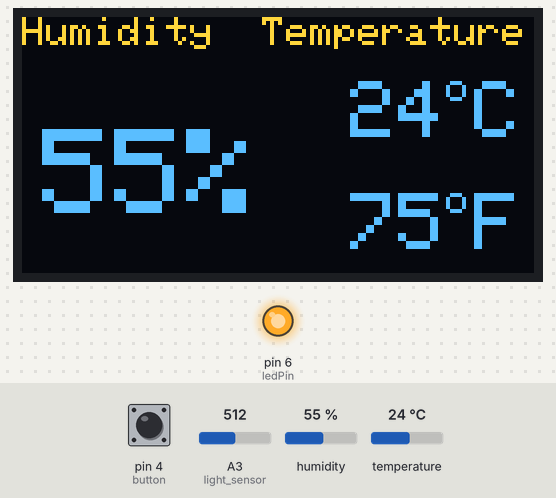
A sketch run on a simulated Arduino Uno, built with avr-gcc and run on an emulated ATmega328P. On the bench: 128×64 one-colour display, output pins drawn as LEDs (lit = HIGH). The inputs (shaded band) are chosen by the test bench; at power-on: humidity 55 %, pin 4 (button) LOW, A3 (light_sensor) = 512, temperature 24 °C. The OLED is the two-colour kind (top 16 rows yellow); the display library's start-up logo is not drawn; what the sketch prints to the serial monitor is not drawn.

Above: at 2.7 s.
2.8 s: humidity set to 22 %
At 9.3 s:
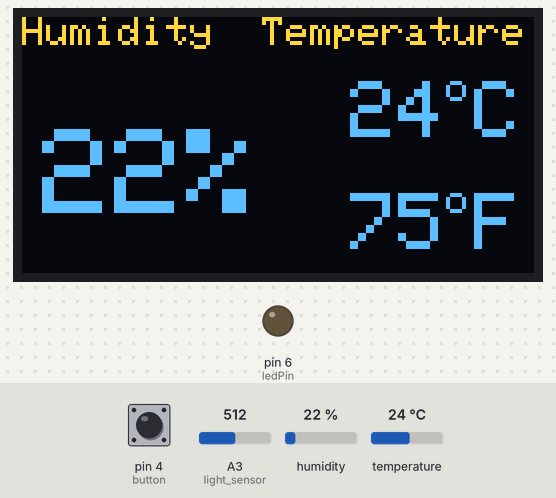
9.6 s: pin 4 (button) pulled HIGH for 1.9 s
At 13.8 s:
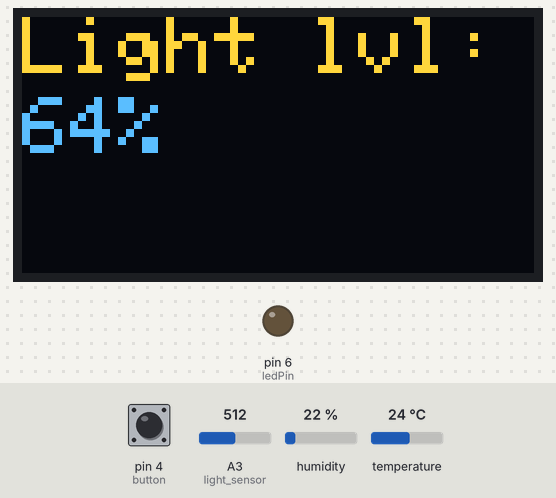
14.1 s: humidity set to 29 %
At 15.0 s:
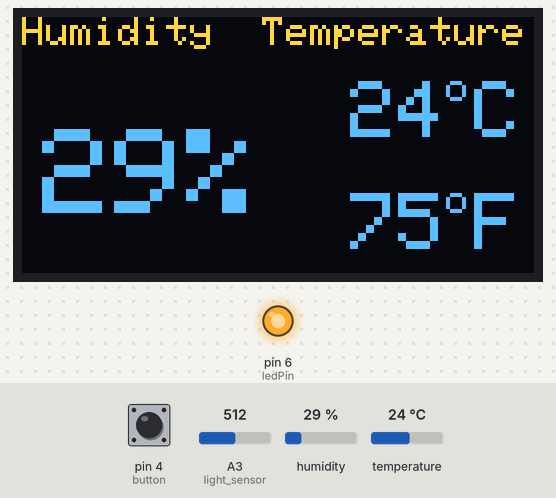
16.3 s: humidity set to 32 %
At 19.8 s:
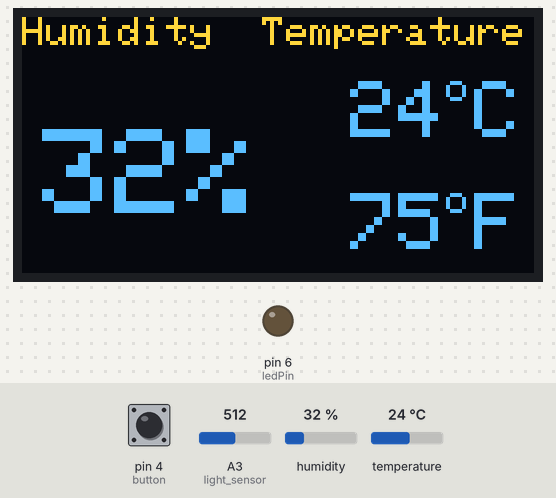
20.1 s: A3 (light_sensor) set to 42
31.8 s: A3 (light_sensor) set to 36
At 33.9 s:
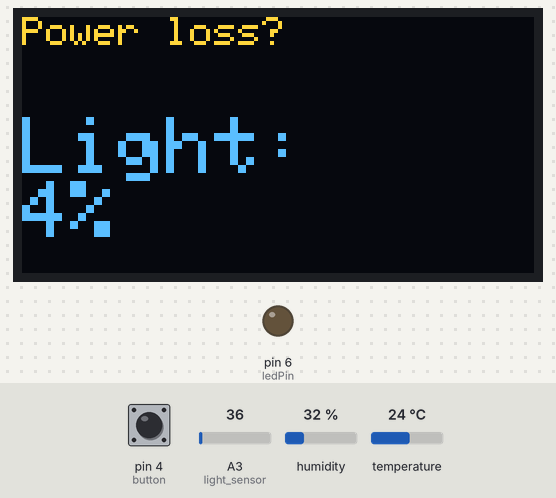
Timing chart, 0 to 35.3 s (numbered marks = the images above; inputs shaded):
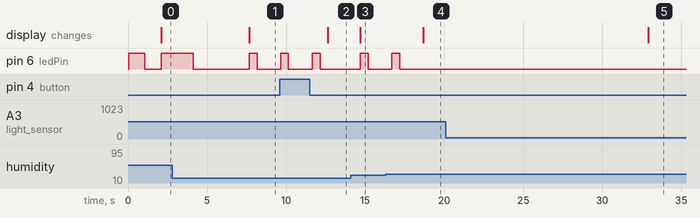

Measured:
- the behaviour switches between 30 and 31 % on humidity (found by bisection; images 3 and 4)
- the behaviour switches between 40 and 39 on A3 (light_sensor) (found by bisection; images 4 and 5)
- after the input at 2.8 s, the display: changes after 4.9 s (image 1)
- after the input at 9.6 s, the display: changes after 3.0 s (image 2)
- after the input at 14.1 s, the display: changes after 0.59 s (image 3)
- after the input at 16.3 s, pin 6 (ledPin): goes on until 17.2 s, then stays LOW; the display: changes after 2.4 s (image 4)
- after the input at 20.1 s, every drawn part: stays the same
- after the input at 31.8 s, the display: changes after 1.1 s (image 5)

The sketch:

Sensor_Kit.ino
```cpp
// (licence header left out)
#include "DHT.h"
#define DHT11Pin 2
#define DHTType DHT11
//OLED
#include <Wire.h>
#include <Adafruit_GFX.h>
#include <Adafruit_SSD1306.h>

DHT HT(DHT11Pin, DHTType);
float humi;
float tempC;
float tempF;

//OLED define
#define SCREEN_WIDTH 128 // OLED display width, in pixels
#define SCREEN_HEIGHT 64 // OLED display height, in pixels
// Declaration for an SSD1306 display connected to I2C (SDA, SCL pins)
Adafruit_SSD1306 display(SCREEN_WIDTH, SCREEN_HEIGHT, &Wire, -1);

#define button 4

const int ledPin = 6;
const int light_sensor = A3;
int button_state = 0;

void setup() {
  Serial.begin(9600);
  pinMode(6, OUTPUT);
  pinMode(button, INPUT);
  //For DHT11
  HT.begin();
  //For OLED I2C
  if (!display.begin(SSD1306_SWITCHCAPVCC, 0x3C)) { // Address 0x3D for 128x64
    Serial.println(F("SSD1306 allocation failed"));
    for (;;);
  }
  display.display(); //Display logo
  digitalWrite(6, HIGH);
  delay(1000);
  digitalWrite(6, LOW);
  display.clearDisplay();

}

void loop() {
  button_state = digitalRead(button);
  delay(1000);
  int raw_light = analogRead(light_sensor);
  int light = map(raw_light, 0, 800, 0, 100);
  statusScreen();
  warnings();


  if (button_state != LOW) {
    //Display Light Expo level from light sensor
    display.clearDisplay();
    display.setCursor(0, 0);
    display.setTextSize(2);
    display.print("Light lvl: ");
    display.setCursor(0, 20);
    display.print(light);
    display.println("%");
    display.display();
    Serial.println("Button Pressed");
    delay(1000);
  }


}
void warnings() {
  int raw_light = analogRead(light_sensor);
  int light = map(raw_light, 0, 800, 0, 100);
  if (humi >= 40) {
    warningFlash();
  } else {
    if (humi <= 30) {
      warningFlashX2();
    } else {
      if (humi <= 30 && tempC <= 15 && tempF <= 59) {
        dangerFlash();
      } else {
        if (light < 5) {
          display.clearDisplay();
          display.setTextSize(1);
          display.setTextColor(WHITE);
          display.setCursor(0, 0);
          display.print("Power loss?");
          display.setCursor(0, 30);
          display.setTextSize(2);
          display.setTextColor(WHITE);
          display.setCursor(0, 25);
          display.println("Light: ");
          display.print(light);
          display.print("%");
          display.display();
          delay(100000);
        } else {
          statusScreen();
        }
      }

    }
  }
}

void statusScreen() {
  int raw_light = analogRead(light_sensor);
  int light = map(raw_light, 0, 800, 0, 100);
  humi = HT.readHumidity();
  tempC = HT.readTemperature();
  tempF = HT.readTemperature(true);


  Serial.print("Humidity:");
  Serial.print(humi, 0);
  Serial.print("%");
  Serial.print(" Temperature:");
  Serial.print(tempC, 1);
  Serial.print("C ~ ");
  Serial.print(tempF, 1);
  Serial.println("F");
  Serial.print("Light level: ");
  Serial.println(light);

  display.clearDisplay();
  oledDisplayHeader();


  oledDisplay(3, 5, 28, humi, "%");
  oledDisplay(2, 70, 16, tempC, "C");
  oledDisplay(2, 70, 44, tempF, "F");

  display.display();


}
void warningFlash() {
  digitalWrite(6, HIGH);
  delay(2000);
  digitalWrite(6, LOW);
  delay(2500);
}
void warningFlashX2() {
  digitalWrite(6, HIGH);
  delay(500);
  digitalWrite(6, LOW);
  delay(450);
}

void dangerFlash() {
  digitalWrite(6, HIGH);
  delay(80);
  digitalWrite(6, LOW);
  delay(80);
}

void oledDisplayHeader() {
  display.setTextSize(1);
  display.setTextColor(WHITE);
  display.setCursor(0, 0);
  display.print("Humidity");
  display.setCursor(60, 0);
  display.print("Temperature");
}
void oledDisplay(int size, int x, int y, float value, String unit) {
  int charLen = 12;
  int xo = x + charLen * 3.2;
  int xunit = x + charLen * 3.6;
  int xval = x;
  display.setTextSize(size);
  display.setTextColor(WHITE);

  if (unit == "%") {
    display.setCursor(x, y);
    display.print(value, 0);
    display.print(unit);
  } else {
    if (value > 99) {
      xval = x;
    } else {
      xval = x + charLen;
    }
    display.setCursor(xval, y);
    display.print(value, 0);
    display.drawCircle(xo, y + 2, 2, WHITE); // print degree symbols (  )
    display.setCursor(xunit, y);
    display.print(unit);
  }

}
/******************************************************************************************************************************************
        END OF FILE
 ******************************************************************************************************************************************/
```
